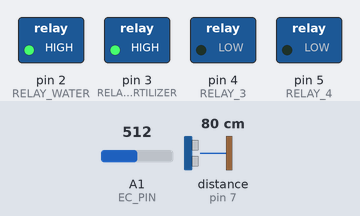
Recording of a sketch running on a simulated Arduino Uno, built with avr-gcc and run on an emulated ATmega328P. On the bench: switched loads named in the sketch (green lamp = pin HIGH). Wiring (inferred from the names in the program): ultrasonic range finder: trigger pin 6; echo pin 7. Inputs (shaded band) come from the test bench; at power-on: A1 (EC_PIN) = 512, distance to the obstacle (sensor on pin 7) 80 cm. The echo pulse lasts 58.3 µs per cm; pins used as bus, display or sensor lines are not drawn; what the sketch prints to the serial monitor is not drawn.

Above: at 5.4 s.
5.5 s: A1 (EC_PIN) set to 353
7.0 s: A1 (EC_PIN) set to 317
Timing chart, 0 to 10.0 s (numbered marks = the images above; inputs shaded):
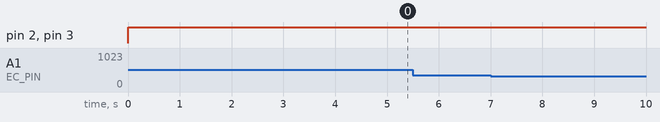

Measured:
- after the input at 5.5 s, every drawn part: stays the same
- after the input at 7.0 s, every drawn part: stays the same

The sketch:

Iot-EC-Node.ino
```cpp
/*  Include ------------------------------------------------------------------------------------------*/
#include "DFRobot_EC.h"
#include <EEPROM.h>
#include <SoftwareSerial.h>

/*  Define  ------------------------------------------------------------------------------------------*/
#define ARDUINO_BAUD            9600          // arduino串列阜通訊鮑瑞
#define XBEE_RX                 9             // XBEE RX
#define XBEE_TX                 10            // XBEE TX
#define EC_PIN                  A1            // EC感測器腳位
#define TRIG_PIN                6             // 超音波感測-發射
#define ECHO_PIN                7             // 超音波感測-接收

#define RELAY_WATER             2             // 純水抽水馬達繼電器腳位
#define RELAY_FERTILIZER        3             // 肥料抽水馬達繼電器腳位
#define RELAY_3                 4             // 繼電器3腳位
#define RELAY_4                 5             // 繼電器4腳位

#define MIX_WATER_STAGE_H       10            // 混合桶高水位
#define MIX_WATER_STAGE_L       20            // 混和桶低水位
DFRobot_EC ec;
SoftwareSerial conn(XBEE_RX, XBEE_TX);

/*  Var     ------------------------------------------------------------------------------------------*/
int i, j, k;                                  // 迴圈用
unsigned long time_twoH_ms,
              time_fivH_ms,
              time_one_sec,
              time_three_sec,
              time_five_sec,
              time_ten_sec;

double ecVal;                                 // 濃度值
double ultraVal;                              // 水位距離數值 (超音波感測)

double goal_ec=-1;                            // 指定濃度值

volatile boolean flag_relay_water,
                  flag_relay_fertilizer;

volatile byte duration_relay_water,
              duration_relay_fertilizer;

/*  Func    ------------------------------------------------------------------------------------------*/

void Relay_PRO()
{
    digitalWrite(RELAY_WATER, !flag_relay_water);
    digitalWrite(RELAY_FERTILIZER, !flag_relay_fertilizer);
}

void EC_PRO(double temperature=25)
{
    double vol_ec = analogRead(EC_PIN)/1024.0*5000;                 // ec感測器感測電壓
    ec.calibration(vol_ec, temperature);                            // ec值校正
    double tmp = 0;                                                 // 儲存多次感測值
    for(i=0; i<5; i++)
    {
        tmp += ec.readEC(vol_ec, temperature);
    }
    ecVal = tmp/5;                                                  // 將多次感測值取均值 (避免凸波)
}

void Ultra_PRO()
{
    digitalWrite(TRIG_PIN, HIGH);                                                     // 觸發腳設定成高電位
    delayMicroseconds(5);                                                             // 持續5微秒
    digitalWrite(TRIG_PIN, LOW);                                                      // 觸發腳設定成低電位
    double ping = pulseIn(ECHO_PIN, HIGH);                                            // 儲存多次高脈衝的持續時間
    ultraVal = 5 < (ping / 58) && (ping / 58) < 500 ? (ping / 58) : ultraVal;         // 把多次高脈衝時間值換算成公分單位
}

void Pumping_Down_Counter()
{
    if( duration_relay_water>0 ) duration_relay_water-=1;
    else { flag_relay_water=false;duration_relay_water=0; }

    if( duration_relay_fertilizer>0 ) duration_relay_fertilizer-=1;
    else { flag_relay_fertilizer=false;duration_relay_fertilizer=0; }
}

void Mix_PRO()
{
    /* 水位判斷基準 */
    bool isUnderHigh = MIX_WATER_STAGE_H < ultraVal;
    bool isOverLow = ultraVal <= MIX_WATER_STAGE_L;
    bool isPumping = isUnderHigh && isOverLow;

    /* 濃度判斷基準 */
    bool isPumpingWater = goal_ec != -1 && goal_ec < ecVal;
    bool isPumpingFertilizer = goal_ec != -1 && !isPumpingWater;

    if(isPumping && isPumpingWater) { flag_relay_water=true; duration_relay_water=10; }
    else if(isPumping && isPumpingFertilizer) { flag_relay_fertilizer=true; duration_relay_fertilizer=10; }
}

void ConnectWithMaster()
{
    if(conn.available()>1)
    {
        conn.read(); // 水位?
        goal_ec = conn.read(); //目標濃度
    }
}

void setup()
{
    /* 串列阜 */
    Serial.begin(ARDUINO_BAUD);
    conn.begin(ARDUINO_BAUD);

    /* 濃度感測 */
    ec.begin();

    /* 超音波感測 */
    pinMode(TRIG_PIN, OUTPUT);
    pinMode(ECHO_PIN, INPUT);

    /* 繼電器控制 */
    pinMode(RELAY_WATER, OUTPUT);
    pinMode(RELAY_FERTILIZER, OUTPUT);
    pinMode(RELAY_3, OUTPUT);
    pinMode(RELAY_4, OUTPUT);

    /* 初始時間 */
    time_twoH_ms=time_fivH_ms
      =time_one_sec=time_three_sec
      =time_five_sec=time_ten_sec=millis();
}

void loop()
{
    Mix_PRO();
    Relay_PRO();
    ConnectWithMaster();
    Serial.println(String("濃度: ")+ecVal+"\t距離: "+ultraVal);

    /* 需計時--------------------------------------------------------------------------------------------- */
    if( millis() - time_twoH_ms >= 200U )
    {
        // 間隔200ms執行

        time_twoH_ms = millis();
    }

    if( millis() - time_fivH_ms >= 500U )
    {
        // 間隔500ms執行
        Pumping_Down_Counter();
        time_fivH_ms = millis();
    }

    if( millis() - time_one_sec >= 1000U )
    {
        // 間隔1s執行
        EC_PRO();
        Ultra_PRO();
        time_one_sec = millis();
    }

    if( millis() - time_three_sec >= 3000U )
    {
        // 間隔3s執行

        time_three_sec = millis();
    }

    if( millis() - time_five_sec >= 5000U )
    {
        // 間隔5s執行

        time_five_sec = millis();
    }

    if( millis() - time_ten_sec >= 10000U )
    {
        // 間隔10s執行

        time_ten_sec = millis();
    }
}
```
